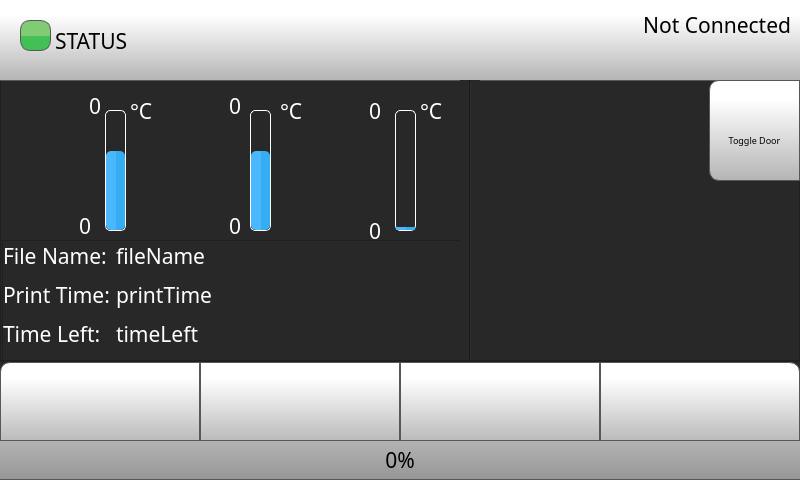
<?xml version="1.0" encoding="UTF-8"?>
<ui version="4.0">
 <class>homeScreen</class>
 <widget class="QWidget" name="homeScreen">
  <property name="geometry">
   <rect>
    <x>0</x>
    <y>0</y>
    <width>800</width>
    <height>480</height>
   </rect>
  </property>
  <property name="windowTitle">
   <string>Form</string>
  </property>
  <property name="styleSheet">
   <string notr="true"/>
  </property>
  <widget class="QFrame" name="mainFrame">
   <property name="geometry">
    <rect>
     <x>0</x>
     <y>0</y>
     <width>800</width>
     <height>480</height>
    </rect>
   </property>
   <property name="styleSheet">
    <string notr="true">background-color: rgb(40, 40, 40);</string>
   </property>
   <property name="frameShape">
    <enum>QFrame::StyledPanel</enum>
   </property>
   <property name="frameShadow">
    <enum>QFrame::Raised</enum>
   </property>
   <widget class="QLabel" name="tool0TargetTemperature">
    <property name="geometry">
     <rect>
      <x>40</x>
      <y>90</y>
      <width>61</width>
      <height>31</height>
     </rect>
    </property>
    <property name="font">
     <font>
      <family>Gotham</family>
      <pointsize>16</pointsize>
      <weight>50</weight>
      <bold>false</bold>
      <underline>false</underline>
      <strikeout>false</strikeout>
     </font>
    </property>
    <property name="styleSheet">
     <string notr="true">
   color:  white;
background-color: rgba(255, 255, 255, 0);</string>
    </property>
    <property name="text">
     <string>0</string>
    </property>
    <property name="alignment">
     <set>Qt::AlignRight|Qt::AlignTrailing|Qt::AlignVCenter</set>
    </property>
   </widget>
   <widget class="QLabel" name="printerStatusColour">
    <property name="geometry">
     <rect>
      <x>20</x>
      <y>20</y>
      <width>31</width>
      <height>31</height>
     </rect>
    </property>
    <property name="font">
     <font>
      <family>Gotham</family>
      <pointsize>16</pointsize>
      <weight>50</weight>
      <bold>false</bold>
      <underline>false</underline>
      <strikeout>false</strikeout>
     </font>
    </property>
    <property name="styleSheet">
     <string notr="true">     border: 1px solid rgb(87, 87, 87);
	border-radius: 10px;
	background-color: qlineargradient(spread:pad, x1:0, y1:0.523, x2:0, y2:0.534, stop:0 rgba(130, 203, 117, 255), stop:1 rgba(66, 191, 85, 255));</string>
    </property>
    <property name="text">
     <string/>
    </property>
    <property name="alignment">
     <set>Qt::AlignCenter</set>
    </property>
   </widget>
   <widget class="QLabel" name="label">
    <property name="geometry">
     <rect>
      <x>200</x>
      <y>150</y>
      <width>20</width>
      <height>41</height>
     </rect>
    </property>
    <property name="font">
     <font>
      <family>Gotham</family>
      <pointsize>16</pointsize>
     </font>
    </property>
    <property name="styleSheet">
     <string notr="true">
color: black;
background-color: rgb(255, 255, 255,0);</string>
    </property>
    <property name="text">
     <string>1</string>
    </property>
   </widget>
   <widget class="QLabel" name="statusBar">
    <property name="geometry">
     <rect>
      <x>0</x>
      <y>0</y>
      <width>801</width>
      <height>81</height>
     </rect>
    </property>
    <property name="font">
     <font>
      <family>Gotham</family>
      <pointsize>16</pointsize>
     </font>
    </property>
    <property name="styleSheet">
     <string notr="true">     border-bottom: 1px solid rgb(87, 87, 87);
	background-color: qlineargradient(spread:pad, x1:0, y1:1, x2:0, y2:0.188, stop:0 rgba(180, 180, 180, 255), stop:1 rgba(255, 255, 255, 255));</string>
    </property>
    <property name="frameShape">
     <enum>QFrame::NoFrame</enum>
    </property>
    <property name="frameShadow">
     <enum>QFrame::Raised</enum>
    </property>
    <property name="text">
     <string/>
    </property>
   </widget>
   <widget class="QLabel" name="tool0ActualTemperature">
    <property name="geometry">
     <rect>
      <x>30</x>
      <y>210</y>
      <width>61</width>
      <height>31</height>
     </rect>
    </property>
    <property name="font">
     <font>
      <family>Gotham</family>
      <pointsize>16</pointsize>
      <weight>50</weight>
      <bold>false</bold>
      <underline>false</underline>
      <strikeout>false</strikeout>
     </font>
    </property>
    <property name="styleSheet">
     <string notr="true">
   color:  white;
background-color: rgba(0, 0, 0, 0);</string>
    </property>
    <property name="text">
     <string>0</string>
    </property>
    <property name="alignment">
     <set>Qt::AlignRight|Qt::AlignTrailing|Qt::AlignVCenter</set>
    </property>
   </widget>
   <widget class="QLabel" name="ipStatus">
    <property name="geometry">
     <rect>
      <x>560</x>
      <y>10</y>
      <width>231</width>
      <height>31</height>
     </rect>
    </property>
    <property name="font">
     <font>
      <family>Gotham</family>
      <pointsize>16</pointsize>
      <weight>50</weight>
      <bold>false</bold>
      <underline>false</underline>
      <strikeout>false</strikeout>
     </font>
    </property>
    <property name="styleSheet">
     <string notr="true">
background-color: rgba(255, 255, 255, 0);</string>
    </property>
    <property name="text">
     <string>Not Connected</string>
    </property>
    <property name="scaledContents">
     <bool>true</bool>
    </property>
    <property name="alignment">
     <set>Qt::AlignRight|Qt::AlignTop|Qt::AlignTrailing</set>
    </property>
    <property name="wordWrap">
     <bool>true</bool>
    </property>
   </widget>
   <widget class="QLabel" name="tool1ActualTemperature">
    <property name="geometry">
     <rect>
      <x>170</x>
      <y>200</y>
      <width>71</width>
      <height>51</height>
     </rect>
    </property>
    <property name="font">
     <font>
      <family>Gotham</family>
      <pointsize>16</pointsize>
      <weight>50</weight>
      <bold>false</bold>
      <underline>false</underline>
      <strikeout>false</strikeout>
     </font>
    </property>
    <property name="styleSheet">
     <string notr="true">
   color:  white;
background-color: rgba(0, 0, 0, 0);</string>
    </property>
    <property name="text">
     <string>0</string>
    </property>
    <property name="alignment">
     <set>Qt::AlignRight|Qt::AlignTrailing|Qt::AlignVCenter</set>
    </property>
   </widget>
   <widget class="QProgressBar" name="tool1TempBar">
    <property name="geometry">
     <rect>
      <x>250</x>
      <y>110</y>
      <width>21</width>
      <height>121</height>
     </rect>
    </property>
    <property name="font">
     <font>
      <family>Gotham</family>
      <pointsize>16</pointsize>
     </font>
    </property>
    <property name="styleSheet">
     <string notr="true">QProgressBar::chunk {
    border-radius: 5px;
	background-color: qlineargradient(spread:pad, x1:0.517, y1:0, x2:0.522, y2:0, stop:0.0336134 rgba(74, 183, 255, 255), stop:1 rgba(53, 173, 242, 255));
}

QProgressBar {
    border: 1px solid white;
    border-radius: 5px;
}
</string>
    </property>
    <property name="maximum">
     <number>300</number>
    </property>
    <property name="value">
     <number>200</number>
    </property>
    <property name="alignment">
     <set>Qt::AlignCenter</set>
    </property>
    <property name="textVisible">
     <bool>false</bool>
    </property>
    <property name="orientation">
     <enum>Qt::Vertical</enum>
    </property>
    <property name="format">
     <string>%v</string>
    </property>
   </widget>
   <widget class="QLabel" name="tool1TargetTemperature">
    <property name="geometry">
     <rect>
      <x>180</x>
      <y>90</y>
      <width>61</width>
      <height>31</height>
     </rect>
    </property>
    <property name="font">
     <font>
      <family>Gotham</family>
      <pointsize>16</pointsize>
      <weight>50</weight>
      <bold>false</bold>
      <underline>false</underline>
      <strikeout>false</strikeout>
     </font>
    </property>
    <property name="styleSheet">
     <string notr="true">
   color:  white;
background-color: rgba(255, 255, 255, 0);</string>
    </property>
    <property name="text">
     <string>0</string>
    </property>
    <property name="alignment">
     <set>Qt::AlignRight|Qt::AlignTrailing|Qt::AlignVCenter</set>
    </property>
   </widget>
   <widget class="QLabel" name="printPreviewMain">
    <property name="enabled">
     <bool>true</bool>
    </property>
    <property name="geometry">
     <rect>
      <x>489</x>
      <y>80</y>
      <width>311</width>
      <height>291</height>
     </rect>
    </property>
    <property name="font">
     <font>
      <family>Gotham</family>
      <pointsize>16</pointsize>
     </font>
    </property>
    <property name="styleSheet">
     <string notr="true">background-color: rgba(255, 255, 255, 0);</string>
    </property>
    <property name="text">
     <string/>
    </property>
    <property name="pixmap">
     <pixmap resource="resources/resource.qrc">:/Logos &amp; Branding/img/Logos/thumbnail.png</pixmap>
    </property>
    <property name="scaledContents">
     <bool>true</bool>
    </property>
   </widget>
   <widget class="QLabel" name="tool1Label">
    <property name="geometry">
     <rect>
      <x>180</x>
      <y>148</y>
      <width>51</width>
      <height>51</height>
     </rect>
    </property>
    <property name="font">
     <font>
      <family>Gotham</family>
      <pointsize>16</pointsize>
      <weight>50</weight>
      <bold>false</bold>
      <underline>false</underline>
      <strikeout>false</strikeout>
     </font>
    </property>
    <property name="styleSheet">
     <string notr="true">
   color:  white;</string>
    </property>
    <property name="text">
     <string/>
    </property>
    <property name="pixmap">
     <pixmap resource="resources/resource.qrc">:/Icons/img/icons/Nozzle.png</pixmap>
    </property>
    <property name="scaledContents">
     <bool>true</bool>
    </property>
   </widget>
   <widget class="QProgressBar" name="tool0TempBar">
    <property name="geometry">
     <rect>
      <x>105</x>
      <y>110</y>
      <width>21</width>
      <height>121</height>
     </rect>
    </property>
    <property name="font">
     <font>
      <family>Gotham</family>
      <pointsize>16</pointsize>
     </font>
    </property>
    <property name="styleSheet">
     <string notr="true">QProgressBar::chunk {
    border-radius: 5px;
	background-color: qlineargradient(spread:pad, x1:0.517, y1:0, x2:0.522, y2:0, stop:0.0336134 rgba(74, 183, 255, 255), stop:1 rgba(53, 173, 242, 255));
}

QProgressBar {
    border: 1px solid white;
    border-radius: 5px;
}
</string>
    </property>
    <property name="maximum">
     <number>300</number>
    </property>
    <property name="value">
     <number>200</number>
    </property>
    <property name="alignment">
     <set>Qt::AlignCenter</set>
    </property>
    <property name="textVisible">
     <bool>false</bool>
    </property>
    <property name="orientation">
     <enum>Qt::Vertical</enum>
    </property>
    <property name="format">
     <string>%v</string>
    </property>
   </widget>
   <widget class="QLabel" name="label_3">
    <property name="geometry">
     <rect>
      <x>50</x>
      <y>150</y>
      <width>20</width>
      <height>41</height>
     </rect>
    </property>
    <property name="font">
     <font>
      <family>Gotham</family>
      <pointsize>16</pointsize>
     </font>
    </property>
    <property name="styleSheet">
     <string notr="true">
color: black;
background-color: rgb(255, 255, 255,0);</string>
    </property>
    <property name="text">
     <string>0</string>
    </property>
   </widget>
   <widget class="QLabel" name="printerStatus">
    <property name="geometry">
     <rect>
      <x>55</x>
      <y>10</y>
      <width>551</width>
      <height>61</height>
     </rect>
    </property>
    <property name="font">
     <font>
      <family>Gotham</family>
      <pointsize>16</pointsize>
      <weight>50</weight>
      <bold>false</bold>
      <underline>false</underline>
      <strikeout>false</strikeout>
     </font>
    </property>
    <property name="styleSheet">
     <string notr="true">
background-color: rgba(255, 255, 255, 0);</string>
    </property>
    <property name="text">
     <string>STATUS</string>
    </property>
    <property name="scaledContents">
     <bool>true</bool>
    </property>
    <property name="alignment">
     <set>Qt::AlignLeading|Qt::AlignLeft|Qt::AlignVCenter</set>
    </property>
    <property name="wordWrap">
     <bool>true</bool>
    </property>
   </widget>
   <widget class="QLabel" name="tool0Label">
    <property name="geometry">
     <rect>
      <x>32</x>
      <y>148</y>
      <width>51</width>
      <height>51</height>
     </rect>
    </property>
    <property name="font">
     <font>
      <family>Gotham</family>
      <pointsize>16</pointsize>
      <weight>50</weight>
      <bold>false</bold>
      <underline>false</underline>
      <strikeout>false</strikeout>
     </font>
    </property>
    <property name="styleSheet">
     <string notr="true">
   color:  white;</string>
    </property>
    <property name="text">
     <string/>
    </property>
    <property name="pixmap">
     <pixmap resource="resources/resource.qrc">:/Icons/img/icons/Nozzle.png</pixmap>
    </property>
    <property name="scaledContents">
     <bool>true</bool>
    </property>
   </widget>
   <widget class="Line" name="line">
    <property name="geometry">
     <rect>
      <x>460</x>
      <y>80</y>
      <width>20</width>
      <height>281</height>
     </rect>
    </property>
    <property name="font">
     <font>
      <family>Gotham</family>
      <pointsize>16</pointsize>
     </font>
    </property>
    <property name="orientation">
     <enum>Qt::Vertical</enum>
    </property>
   </widget>
   <widget class="QFrame" name="fileInfoFrame">
    <property name="geometry">
     <rect>
      <x>2</x>
      <y>240</y>
      <width>471</width>
      <height>121</height>
     </rect>
    </property>
    <property name="frameShape">
     <enum>QFrame::StyledPanel</enum>
    </property>
    <property name="frameShadow">
     <enum>QFrame::Raised</enum>
    </property>
    <layout class="QFormLayout" name="formLayout">
     <property name="horizontalSpacing">
      <number>6</number>
     </property>
     <property name="verticalSpacing">
      <number>9</number>
     </property>
     <property name="leftMargin">
      <number>0</number>
     </property>
     <property name="topMargin">
      <number>0</number>
     </property>
     <property name="rightMargin">
      <number>0</number>
     </property>
     <property name="bottomMargin">
      <number>0</number>
     </property>
     <item row="1" column="0">
      <widget class="QLabel" name="FileNameLabel">
       <property name="font">
        <font>
         <family>Gotham</family>
         <pointsize>16</pointsize>
         <weight>50</weight>
         <bold>false</bold>
        </font>
       </property>
       <property name="styleSheet">
        <string notr="true">color: rgb(255, 255, 255);</string>
       </property>
       <property name="text">
        <string>File Name:</string>
       </property>
      </widget>
     </item>
     <item row="3" column="0">
      <widget class="QLabel" name="printTimeLabel">
       <property name="font">
        <font>
         <family>Gotham</family>
         <pointsize>16</pointsize>
         <weight>50</weight>
         <bold>false</bold>
        </font>
       </property>
       <property name="styleSheet">
        <string notr="true">color: rgb(255, 255, 255);</string>
       </property>
       <property name="text">
        <string>Print Time:</string>
       </property>
      </widget>
     </item>
     <item row="3" column="1">
      <widget class="QLabel" name="printTime">
       <property name="font">
        <font>
         <family>Gotham</family>
         <pointsize>16</pointsize>
        </font>
       </property>
       <property name="styleSheet">
        <string notr="true">color: rgb(255, 255, 255);
background-color: rgba(255, 255, 255, 0);</string>
       </property>
       <property name="text">
        <string>printTime</string>
       </property>
      </widget>
     </item>
     <item row="5" column="0">
      <widget class="QLabel" name="timeLeftLabel">
       <property name="font">
        <font>
         <family>Gotham</family>
         <pointsize>16</pointsize>
         <weight>50</weight>
         <bold>false</bold>
        </font>
       </property>
       <property name="styleSheet">
        <string notr="true">color: rgb(255, 255, 255);</string>
       </property>
       <property name="text">
        <string>Time Left:</string>
       </property>
      </widget>
     </item>
     <item row="5" column="1">
      <widget class="QLabel" name="timeLeft">
       <property name="font">
        <font>
         <family>Gotham</family>
         <pointsize>16</pointsize>
        </font>
       </property>
       <property name="styleSheet">
        <string notr="true">color: rgb(255, 255, 255);
background-color: rgba(255, 255, 255, 0);</string>
       </property>
       <property name="text">
        <string>timeLeft</string>
       </property>
       <property name="wordWrap">
        <bool>false</bool>
       </property>
      </widget>
     </item>
     <item row="1" column="1">
      <widget class="QLabel" name="fileName">
       <property name="font">
        <font>
         <family>Gotham</family>
         <pointsize>16</pointsize>
        </font>
       </property>
       <property name="styleSheet">
        <string notr="true">color: rgb(255, 255, 255);
background-color: rgba(255, 255, 255, 0);</string>
       </property>
       <property name="text">
        <string>fileName</string>
       </property>
       <property name="scaledContents">
        <bool>true</bool>
       </property>
       <property name="wordWrap">
        <bool>false</bool>
       </property>
      </widget>
     </item>
    </layout>
   </widget>
   <widget class="QLabel" name="bedActualTemperatute">
    <property name="geometry">
     <rect>
      <x>340</x>
      <y>220</y>
      <width>41</width>
      <height>21</height>
     </rect>
    </property>
    <property name="font">
     <font>
      <family>Gotham</family>
      <pointsize>16</pointsize>
      <weight>50</weight>
      <bold>false</bold>
      <underline>false</underline>
      <strikeout>false</strikeout>
     </font>
    </property>
    <property name="styleSheet">
     <string notr="true">
   color:  white;
background-color: rgba(0, 0, 0, 0);</string>
    </property>
    <property name="text">
     <string>0</string>
    </property>
    <property name="alignment">
     <set>Qt::AlignRight|Qt::AlignTrailing|Qt::AlignVCenter</set>
    </property>
   </widget>
   <widget class="QLabel" name="bedTargetTemperature">
    <property name="geometry">
     <rect>
      <x>340</x>
      <y>100</y>
      <width>41</width>
      <height>21</height>
     </rect>
    </property>
    <property name="font">
     <font>
      <family>Gotham</family>
      <pointsize>16</pointsize>
      <weight>50</weight>
      <bold>false</bold>
      <underline>false</underline>
      <strikeout>false</strikeout>
     </font>
    </property>
    <property name="styleSheet">
     <string notr="true">
   color:  white;
background-color: rgba(255, 255, 255, 0);</string>
    </property>
    <property name="text">
     <string>0</string>
    </property>
    <property name="alignment">
     <set>Qt::AlignRight|Qt::AlignTrailing|Qt::AlignVCenter</set>
    </property>
   </widget>
   <widget class="QLabel" name="bedLabel">
    <property name="geometry">
     <rect>
      <x>320</x>
      <y>140</y>
      <width>61</width>
      <height>61</height>
     </rect>
    </property>
    <property name="font">
     <font>
      <family>Gotham</family>
      <pointsize>16</pointsize>
      <weight>50</weight>
      <bold>false</bold>
      <underline>false</underline>
      <strikeout>false</strikeout>
     </font>
    </property>
    <property name="styleSheet">
     <string notr="true">
   color:  white;
background-color: rgba(255, 255, 255, 0);</string>
    </property>
    <property name="text">
     <string/>
    </property>
    <property name="pixmap">
     <pixmap resource="resources/resource.qrc">:/Icons/img/icons/bed.png</pixmap>
    </property>
    <property name="scaledContents">
     <bool>true</bool>
    </property>
   </widget>
   <widget class="QFrame" name="buttonProgrssFrame">
    <property name="geometry">
     <rect>
      <x>-2</x>
      <y>360</y>
      <width>804</width>
      <height>121</height>
     </rect>
    </property>
    <property name="frameShape">
     <enum>QFrame::StyledPanel</enum>
    </property>
    <property name="frameShadow">
     <enum>QFrame::Raised</enum>
    </property>
    <layout class="QVBoxLayout" name="verticalLayout">
     <property name="spacing">
      <number>0</number>
     </property>
     <property name="leftMargin">
      <number>0</number>
     </property>
     <property name="topMargin">
      <number>0</number>
     </property>
     <property name="rightMargin">
      <number>0</number>
     </property>
     <property name="bottomMargin">
      <number>0</number>
     </property>
     <item>
      <widget class="QFrame" name="buttonFrame">
       <property name="frameShape">
        <enum>QFrame::StyledPanel</enum>
       </property>
       <property name="frameShadow">
        <enum>QFrame::Raised</enum>
       </property>
       <layout class="QHBoxLayout" name="horizontalLayout">
        <property name="spacing">
         <number>0</number>
        </property>
        <property name="leftMargin">
         <number>0</number>
        </property>
        <property name="topMargin">
         <number>0</number>
        </property>
        <property name="rightMargin">
         <number>0</number>
        </property>
        <property name="bottomMargin">
         <number>0</number>
        </property>
        <item>
         <widget class="QPushButton" name="menuButton">
          <property name="minimumSize">
           <size>
            <width>0</width>
            <height>85</height>
           </size>
          </property>
          <property name="font">
           <font>
            <family>Gotham</family>
            <pointsize>16</pointsize>
           </font>
          </property>
          <property name="styleSheet">
           <string notr="true">QPushButton {
     border: 1px solid rgb(87, 87, 87);
	background-color: qlineargradient(spread:pad, x1:0, y1:1, x2:0, y2:0.188, stop:0 rgba(180, 180, 180, 255), stop:1 rgba(255, 255, 255, 255));
border-top-left-radius: 10px;

}

QPushButton:pressed {

    background-color: qlineargradient(x1: 0, y1: 0, x2: 0, y2: 1,
                                      stop: 0 #dadbde, stop: 1 #f6f7fa);
}

QPushButton:flat {
    border: none; /* no border for a flat push button */
}

QPushButton:default {
    border-color: navy; /* make the default button prominent */
}

QPushButton:focus {
	outline: none;
}</string>
          </property>
          <property name="text">
           <string/>
          </property>
          <property name="icon">
           <iconset resource="resources/resource.qrc">
            <normaloff>:/Icons/img/icons/menu.png</normaloff>:/Icons/img/icons/menu.png</iconset>
          </property>
          <property name="iconSize">
           <size>
            <width>50</width>
            <height>50</height>
           </size>
          </property>
          <property name="checkable">
           <bool>false</bool>
          </property>
          <property name="autoDefault">
           <bool>false</bool>
          </property>
          <property name="default">
           <bool>false</bool>
          </property>
          <property name="flat">
           <bool>false</bool>
          </property>
         </widget>
        </item>
        <item>
         <widget class="QPushButton" name="controlButton">
          <property name="minimumSize">
           <size>
            <width>0</width>
            <height>85</height>
           </size>
          </property>
          <property name="font">
           <font>
            <family>Gotham</family>
            <pointsize>16</pointsize>
           </font>
          </property>
          <property name="styleSheet">
           <string notr="true">QPushButton {
     border: 1px solid rgb(87, 87, 87);

	background-color: qlineargradient(spread:pad, x1:0, y1:1, x2:0, y2:0.188, stop:0 rgba(180, 180, 180, 255), stop:1 rgba(255, 255, 255, 255));
}

QPushButton:pressed {
    background-color: qlineargradient(x1: 0, y1: 0, x2: 0, y2: 1,
                                      stop: 0 #dadbde, stop: 1 #f6f7fa);
}

QPushButton:flat {
    border: none; /* no border for a flat push button */
}

QPushButton:default {
    border-color: navy; /* make the default button prominent */
}

QPushButton:focus {
	outline: none;
}</string>
          </property>
          <property name="text">
           <string/>
          </property>
          <property name="icon">
           <iconset resource="resources/resource.qrc">
            <normaloff>:/Icons/img/icons/settings-1.png</normaloff>:/Icons/img/icons/settings-1.png</iconset>
          </property>
          <property name="iconSize">
           <size>
            <width>50</width>
            <height>50</height>
           </size>
          </property>
          <property name="checkable">
           <bool>false</bool>
          </property>
          <property name="autoDefault">
           <bool>false</bool>
          </property>
          <property name="default">
           <bool>false</bool>
          </property>
          <property name="flat">
           <bool>false</bool>
          </property>
         </widget>
        </item>
        <item>
         <widget class="QPushButton" name="playPauseButton">
          <property name="minimumSize">
           <size>
            <width>0</width>
            <height>85</height>
           </size>
          </property>
          <property name="font">
           <font>
            <family>Gotham</family>
            <pointsize>16</pointsize>
           </font>
          </property>
          <property name="styleSheet">
           <string notr="true">QPushButton {
    border: 1px solid rgb(87, 87, 87);
	background-color: qlineargradient(spread:pad, x1:0, y1:1, x2:0, y2:0.188, stop:0 rgba(180, 180, 180, 255), stop:1 rgba(255, 255, 255, 255));
    
}

QPushButton:pressed {

    background-color: qlineargradient(x1: 0, y1: 0, x2: 0, y2: 1,
                                      stop: 0 #dadbde, stop: 1 #f6f7fa);
}

QPushButton:flat {
    border: none; /* no border for a flat push button */
}

QPushButton:default {
    border-color: navy; /* make the default button prominent */
}

QPushButton:focus {
	outline: none;
}</string>
          </property>
          <property name="text">
           <string/>
          </property>
          <property name="icon">
           <iconset resource="resources/resource.qrc">
            <normaloff>:/Icons/img/icons/play-button.png</normaloff>
            <normalon>:/Icons/img/icons/pause-button.png</normalon>:/Icons/img/icons/play-button.png</iconset>
          </property>
          <property name="iconSize">
           <size>
            <width>50</width>
            <height>50</height>
           </size>
          </property>
          <property name="checkable">
           <bool>true</bool>
          </property>
          <property name="checked">
           <bool>false</bool>
          </property>
          <property name="autoDefault">
           <bool>false</bool>
          </property>
          <property name="default">
           <bool>false</bool>
          </property>
          <property name="flat">
           <bool>false</bool>
          </property>
         </widget>
        </item>
        <item>
         <widget class="QPushButton" name="stopButton">
          <property name="minimumSize">
           <size>
            <width>0</width>
            <height>85</height>
           </size>
          </property>
          <property name="font">
           <font>
            <family>Gotham</family>
            <pointsize>16</pointsize>
           </font>
          </property>
          <property name="styleSheet">
           <string notr="true">QPushButton {
    border: 1px solid rgb(87, 87, 87);

	background-color: qlineargradient(spread:pad, x1:0, y1:1, x2:0, y2:0.188, stop:0 rgba(180, 180, 180, 255), stop:1 rgba(255, 255, 255, 255));
border-top-right-radius: 10px;
}

QPushButton:pressed {
    background-color: qlineargradient(x1: 0, y1: 0, x2: 0, y2: 1,
                                      stop: 0 #dadbde, stop: 1 #f6f7fa);
}

QPushButton:flat {
    border: none; /* no border for a flat push button */
}

QPushButton:default {
    border-color: navy; /* make the default button prominent */
}

QPushButton:focus {
	outline: none;
}</string>
          </property>
          <property name="text">
           <string/>
          </property>
          <property name="icon">
           <iconset resource="resources/resource.qrc">
            <normaloff>:/Icons/img/icons/video-player-stop-button.png</normaloff>:/Icons/img/icons/video-player-stop-button.png</iconset>
          </property>
          <property name="iconSize">
           <size>
            <width>50</width>
            <height>50</height>
           </size>
          </property>
         </widget>
        </item>
       </layout>
      </widget>
     </item>
     <item>
      <widget class="QProgressBar" name="printProgressBar">
       <property name="minimumSize">
        <size>
         <width>50</width>
         <height>0</height>
        </size>
       </property>
       <property name="font">
        <font>
         <family>Gotham</family>
         <pointsize>16</pointsize>
         <weight>50</weight>
         <italic>false</italic>
         <bold>false</bold>
         <stylestrategy>PreferAntialias</stylestrategy>
        </font>
       </property>
       <property name="styleSheet">
        <string notr="true">QProgressBar::chunk {

	background-color: qlineargradient(spread:pad, x1:0, y1:0.523, x2:0, y2:0.534, stop:0 rgba(130, 203, 117, 255), stop:1 rgba(66, 191, 85, 255));
border: 1px solid green;
}

QProgressBar {
    border: 1px solid rgb(87, 87, 87);
 /*  border-bottom-left-radius: 10px;
 border-bottom-right-radius: 10px;*/
	background-color: qlineargradient(spread:pad, x1:0, y1:1, x2:0, y2:0, stop:0 rgba(150, 150, 150, 255), stop:1 rgba(180, 180, 180, 255));
}
</string>
       </property>
       <property name="maximum">
        <number>100</number>
       </property>
       <property name="value">
        <number>0</number>
       </property>
       <property name="alignment">
        <set>Qt::AlignCenter</set>
       </property>
       <property name="textVisible">
        <bool>true</bool>
       </property>
       <property name="orientation">
        <enum>Qt::Horizontal</enum>
       </property>
       <property name="format">
        <string>%p%</string>
       </property>
      </widget>
     </item>
    </layout>
   </widget>
   <widget class="QLabel" name="celciusLabel">
    <property name="geometry">
     <rect>
      <x>420</x>
      <y>100</y>
      <width>70</width>
      <height>21</height>
     </rect>
    </property>
    <property name="font">
     <font>
      <family>Gotham</family>
      <pointsize>16</pointsize>
      <weight>50</weight>
      <bold>false</bold>
      <underline>false</underline>
      <strikeout>false</strikeout>
     </font>
    </property>
    <property name="styleSheet">
     <string notr="true">
   color:  white;
background-color: rgba(255, 255, 255, 0);</string>
    </property>
    <property name="text">
     <string>°C</string>
    </property>
   </widget>
   <widget class="QToolButton" name="doorLockButton">
    <property name="enabled">
     <bool>true</bool>
    </property>
    <property name="geometry">
     <rect>
      <x>709</x>
      <y>80</y>
      <width>91</width>
      <height>101</height>
     </rect>
    </property>
    <property name="minimumSize">
     <size>
      <width>0</width>
      <height>0</height>
     </size>
    </property>
    <property name="font">
     <font>
      <family>Gotham</family>
      <pointsize>7</pointsize>
     </font>
    </property>
    <property name="styleSheet">
     <string notr="true">QToolButton {
	padding-top: 20px;
     border: 1px solid rgb(87, 87, 87);
	background-color: qlineargradient(spread:pad, x1:0, y1:1, x2:0, y2:0.188, stop:0 rgba(180, 180, 180, 255), stop:1 rgba(255, 255, 255, 255));

border-top-left-radius: 10px;

border-bottom-left-radius: 10px;



}

QToolButton:pressed {
    background-color: qlineargradient(x1: 0, y1: 0, x2: 0, y2: 1,
                                      stop: 0 #dadbde, stop: 1 #f6f7fa);
}

QToolButton:flat {
    border: none; /* no border for a flat push button */
}

QToolButton:default {
    border-color: navy; /* make the default button prominent */
}</string>
    </property>
    <property name="text">
     <string>Toggle Door</string>
    </property>
    <property name="icon">
     <iconset resource="resources/resource.qrc">
      <normaloff>:/Icons/img/icons/doorUnlock.png</normaloff>
      <normalon>:/Icons/img/icons/doorLock.png</normalon>:/Icons/img/icons/doorUnlock.png</iconset>
    </property>
    <property name="iconSize">
     <size>
      <width>50</width>
      <height>50</height>
     </size>
    </property>
    <property name="checkable">
     <bool>true</bool>
    </property>
    <property name="checked">
     <bool>false</bool>
    </property>
    <property name="toolButtonStyle">
     <enum>Qt::ToolButtonTextUnderIcon</enum>
    </property>
    <property name="autoRaise">
     <bool>false</bool>
    </property>
   </widget>
   <widget class="QProgressBar" name="bedTempBar">
    <property name="geometry">
     <rect>
      <x>395</x>
      <y>110</y>
      <width>21</width>
      <height>121</height>
     </rect>
    </property>
    <property name="font">
     <font>
      <family>Gotham</family>
      <pointsize>16</pointsize>
     </font>
    </property>
    <property name="styleSheet">
     <string notr="true">QProgressBar::chunk {
    border-radius: 5px;
	background-color: qlineargradient(spread:pad, x1:0.517, y1:0, x2:0.522, y2:0, stop:0.0336134 rgba(74, 183, 255, 255), stop:1 rgba(53, 173, 242, 255));
}

QProgressBar {
    border: 1px solid white;
    border-radius: 5px;
}
</string>
    </property>
    <property name="maximum">
     <number>300</number>
    </property>
    <property name="value">
     <number>10</number>
    </property>
    <property name="alignment">
     <set>Qt::AlignCenter</set>
    </property>
    <property name="textVisible">
     <bool>false</bool>
    </property>
    <property name="orientation">
     <enum>Qt::Vertical</enum>
    </property>
    <property name="format">
     <string>%v</string>
    </property>
   </widget>
   <widget class="QLabel" name="celciusLabel_3">
    <property name="geometry">
     <rect>
      <x>130</x>
      <y>100</y>
      <width>70</width>
      <height>21</height>
     </rect>
    </property>
    <property name="font">
     <font>
      <family>Gotham</family>
      <pointsize>16</pointsize>
      <weight>50</weight>
      <bold>false</bold>
      <underline>false</underline>
      <strikeout>false</strikeout>
     </font>
    </property>
    <property name="styleSheet">
     <string notr="true">
   color:  white;
background-color: rgba(255, 255, 255, 0);</string>
    </property>
    <property name="text">
     <string>°C</string>
    </property>
   </widget>
   <widget class="QLabel" name="celciusLabel_2">
    <property name="geometry">
     <rect>
      <x>280</x>
      <y>100</y>
      <width>70</width>
      <height>21</height>
     </rect>
    </property>
    <property name="font">
     <font>
      <family>Gotham</family>
      <pointsize>16</pointsize>
      <weight>50</weight>
      <bold>false</bold>
      <underline>false</underline>
      <strikeout>false</strikeout>
     </font>
    </property>
    <property name="styleSheet">
     <string notr="true">
   color:  white;
background-color: rgba(255, 255, 255, 0);</string>
    </property>
    <property name="text">
     <string>°C</string>
    </property>
   </widget>
   <zorder>tool0TargetTemperature</zorder>
   <zorder>label</zorder>
   <zorder>statusBar</zorder>
   <zorder>tool0ActualTemperature</zorder>
   <zorder>ipStatus</zorder>
   <zorder>tool1ActualTemperature</zorder>
   <zorder>tool1TempBar</zorder>
   <zorder>tool1TargetTemperature</zorder>
   <zorder>printPreviewMain</zorder>
   <zorder>tool1Label</zorder>
   <zorder>tool0TempBar</zorder>
   <zorder>label_3</zorder>
   <zorder>printerStatus</zorder>
   <zorder>tool0Label</zorder>
   <zorder>fileInfoFrame</zorder>
   <zorder>bedActualTemperatute</zorder>
   <zorder>bedTargetTemperature</zorder>
   <zorder>bedLabel</zorder>
   <zorder>celciusLabel</zorder>
   <zorder>doorLockButton</zorder>
   <zorder>bedTempBar</zorder>
   <zorder>celciusLabel_3</zorder>
   <zorder>celciusLabel_2</zorder>
   <zorder>line</zorder>
   <zorder>buttonProgrssFrame</zorder>
   <zorder>printerStatusColour</zorder>
  </widget>
 </widget>
 <resources>
  <include location="resources/resource.qrc"/>
 </resources>
 <connections/>
</ui>
